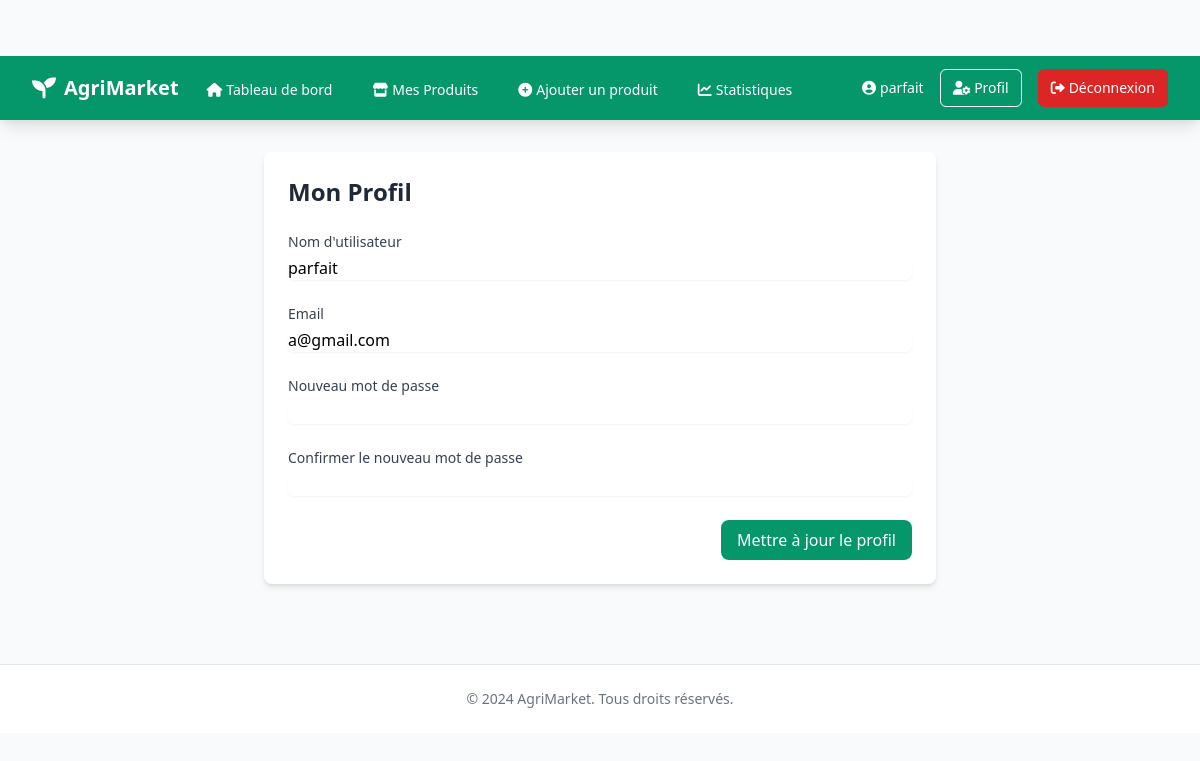
The app's page /profile (signed in), older data.
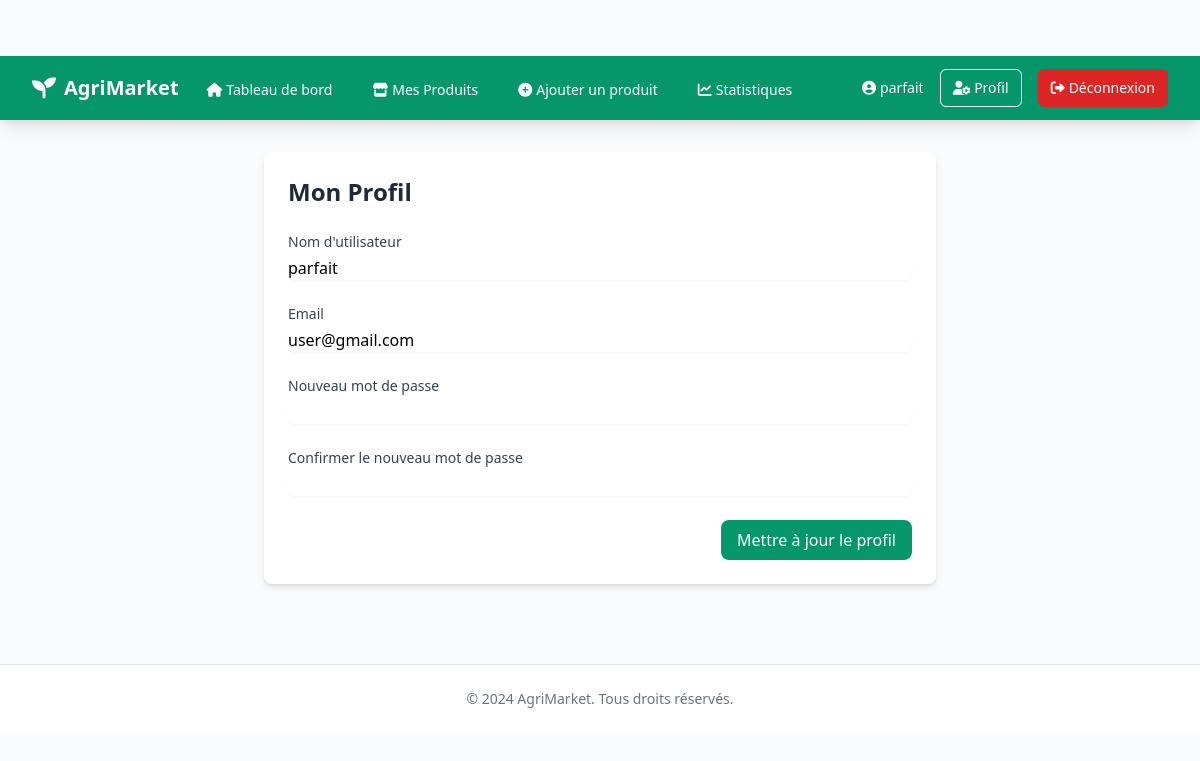
The same page, newer data.
### app/models/user.py (models this page shows, shortened)
class User(UserMixin, db.Model):
    id = db.Column(db.Integer, primary_key=True)
    username = db.Column(db.String(80), unique=True, nullable=False)
    email = db.Column(db.String(120), unique=True, nullable=False)
    password_hash = db.Column(db.String(128))
    user_type = db.Column(db.String(20), nullable=False, default='client')  # 'client' ou 'vendeur'
    is_active = db.Column(db.Boolean, default=True)
    created_at = db.Column(db.DateTime, default=datetime.utcnow)
    last_login = db.Column(db.DateTime)
    def is_vendeur(self):
        return self.user_type == 'vendeur'

### app/controllers/user_controller.py (the view, shortened to what this page needs)
@user_bp.route('/profile', methods=['GET', 'POST'])
@login_required
def profile():
    form = ProfileForm(obj=current_user)
    return render_template('users/profile.html', title='Mon Profil', form=form)

### app/forms/user_form.py (shortened to what this page needs)
class ProfileForm(FlaskForm):
    username = StringField('Nom d\'utilisateur', validators=[DataRequired(), Length(min=4, max=64)])
    email = StringField('Email', validators=[DataRequired(), Email()])
    password = PasswordField('Nouveau mot de passe', validators=[Optional(), Length(min=6)])
    password2 = PasswordField('Confirmer le nouveau mot de passe', validators=[Optional(), EqualTo('password')])
    submit = SubmitField('Mettre à jour le profil')
    def __init__(self, original_username=None, original_email=None, *args, **kwargs):
        super(ProfileForm, self).__init__(*args, **kwargs)
        self.original_username = original_username
        self.original_email = original_email

### app/models/user.py (called while the page is built)
@login_manager.user_loader
def load_user(id):
    return User.query.get(int(id))

### app/templates/users/profile.html (shortened to what this page needs)
{% extends "base.html" %} {% block content %}
<div class="container mx-auto px-4 py-8">
  <div class="max-w-2xl mx-auto">
    <div class="bg-white rounded-lg shadow-md p-6">
      <h1 class="text-2xl font-bold text-gray-800 mb-6">Mon Profil</h1>
      <form method="POST" class="space-y-6">
        <div>
          <label
            for="{{ form.username.id }}"
            class="block text-sm font-medium text-gray-700"
            >Nom d'utilisateur</label
          >
          {{ form.username(class="mt-1 block w-full rounded-md border-gray-300
          shadow-sm focus:border-green-500 focus:ring-green-500") }}
        </div>
        <div>
          <label
            for="{{ form.email.id }}"
            class="block text-sm font-medium text-gray-700"
            >Email</label
          >
          {{ form.email(class="mt-1 block w-full rounded-md border-gray-300
          shadow-sm focus:border-green-500 focus:ring-green-500") }}
        </div>
        <div>
          <label
            for="{{ form.password.id }}"
            class="block text-sm font-medium text-gray-700"
            >Nouveau mot de passe</label
          >
          {{ form.password(class="mt-1 block w-full rounded-md border-gray-300
          shadow-sm focus:border-green-500 focus:ring-green-500") }}
        </div>
        <div>
          <label
            for="{{ form.password2.id }}"
            class="block text-sm font-medium text-gray-700"
            >Confirmer le nouveau mot de passe</label
          >
          {{ form.password2(class="mt-1 block w-full rounded-md border-gray-300
          shadow-sm focus:border-green-500 focus:ring-green-500") }}
        </div>
        <div class="flex justify-end">
          {{ form.submit(class="bg-green-600 text-white px-4 py-2 rounded-lg
          hover:bg-green-700 transition duration-200") }}
        </div>
      </form>
    </div>
  </div>
</div>
{% endblock %}

### app/templates/base.html (shortened to what this page needs)
<!DOCTYPE html>
<html lang="fr">
  <head>
    <link
      href="https://cdn.jsdelivr.net/npm/tailwindcss@2.2.19/dist/tailwind.min.css"
      rel="stylesheet"
    />
    <link
      rel="stylesheet"
      href="https://cdnjs.cloudflare.com/ajax/libs/font-awesome/6.0.0/css/all.min.css"
    />
  </head>
  <body class="bg-gray-50">
    {% if current_user.is_authenticated and current_user.is_vendeur() %}
    <nav class="bg-green-600 shadow-lg">
      <div class="max-w-7xl mx-auto px-4 sm:px-6 lg:px-8">
        <div class="flex justify-between h-16">
          <div class="flex">
            <div class="flex-shrink-0 flex items-center">
              <a href="{{ url_for('main.home') }}" class="flex items-center">
                <i class="fas fa-seedling text-white text-2xl mr-2"></i>
                <span class="text-xl font-bold text-white">AgriMarket</span>
              </a>
            </div>
            <div class="hidden sm:ml-6 sm:flex sm:space-x-8">
              <a
                href="{{ url_for('main.home') }}"
                class="inline-flex items-center px-1 pt-1 text-sm font-medium text-white hover:text-green-100 transition-colors duration-200"
              >
                <i class="fas fa-home mr-1"></i>Tableau de bord
              </a>
              <a
                href="{{ url_for('product.list_products') }}"
                class="inline-flex items-center px-1 pt-1 text-sm font-medium text-white hover:text-green-100 transition-colors duration-200"
              >
                <i class="fas fa-store mr-1"></i>Mes Produits
              </a>
              <a
                href="{{ url_for('product.create_product') }}"
                class="inline-flex items-center px-1 pt-1 text-sm font-medium text-white hover:text-green-100 transition-colors duration-200"
              >
                <i class="fas fa-plus-circle mr-1"></i>Ajouter un produit
              </a>
              <a
                href="{{ url_for('user.dashboard') }}"
                class="inline-flex items-center px-1 pt-1 text-sm font-medium text-white hover:text-green-100 transition-colors duration-200"
              >
                <i class="fas fa-chart-line mr-1"></i>Statistiques
              </a>
            </div>
          </div>
          <div class="hidden sm:ml-6 sm:flex sm:items-center">
            <div class="ml-3 relative">
              <div class="flex items-center space-x-4">
                <span class="text-sm text-white">
                  <i class="fas fa-user-circle mr-1"></i>{{
                  current_user.username }}
                </span>
                <a
                  href="{{ url_for('user.profile') }}"
                  class="inline-flex items-center px-3 py-2 border border-white text-sm font-medium rounded-md text-white hover:bg-green-700 focus:outline-none focus:ring-2 focus:ring-offset-2 focus:ring-green-500 transition-colors duration-200"
                >
                  <i class="fas fa-user-cog mr-1"></i>Profil
                </a>
                <a
                  href="{{ url_for('user.logout') }}"
                  class="inline-flex items-center px-3 py-2 border border-transparent text-sm font-medium rounded-md text-white bg-red-600 hover:bg-red-700 focus:outline-none focus:ring-2 focus:ring-offset-2 focus:ring-red-500 transition-colors duration-200"
                >
                  <i class="fas fa-sign-out-alt mr-1"></i>Déconnexion
                </a>
              </div>
            </div>
          </div>
        </div>
      </div>
    </nav>
    {% endif %}
    <main>{% block content %}{% endblock %}</main>
    <footer class="bg-white border-t border-gray-200 mt-12">
      <div class="max-w-7xl mx-auto py-6 px-4 sm:px-6 lg:px-8">
        <p class="text-center text-sm text-gray-500">
          © 2024 AgriMarket. Tous droits réservés.
        </p>
      </div>
    </footer>
  </body>
</html>

### app/templates/base.html (style rules this page uses)
body { padding-top: 56px; }

Row changes from the older to the newer data that the page shows:
changed User "parfait": email "a@gmail.com" → "user@gmail.com"
